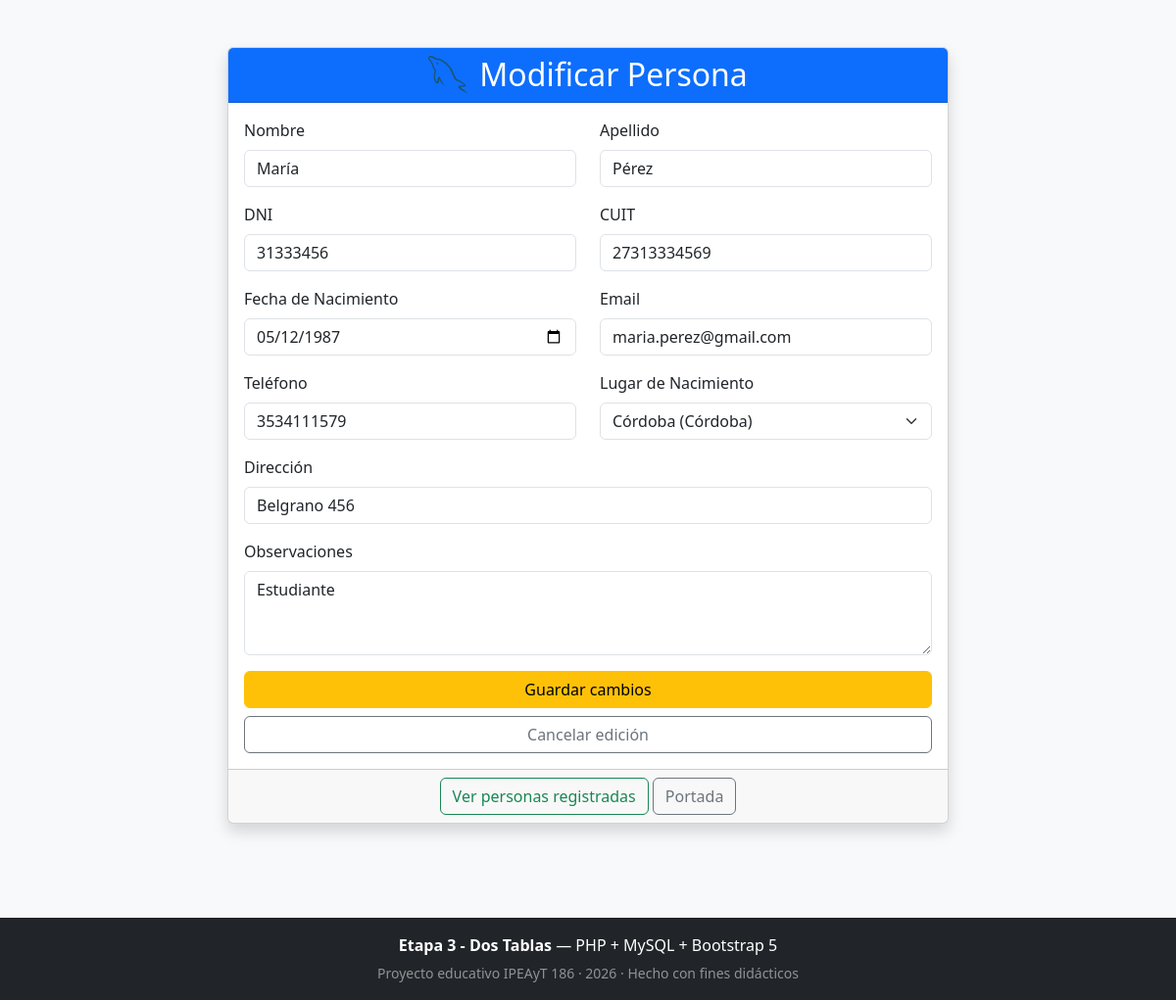
The page /src/persona/editPersona.php?id=2 on the database its author committed.
### tables this page shows
CREATE TABLE IF NOT EXISTS personas (
    id INT AUTO_INCREMENT PRIMARY KEY,
    nombre VARCHAR(100) NOT NULL,
    apellido VARCHAR(100) NOT NULL,
    dni VARCHAR(20) NOT NULL,
    cuit VARCHAR(20) NOT NULL,
    fecha_nacimiento DATE NOT NULL,
    email VARCHAR(150) NOT NULL,
    telefono VARCHAR(30) NOT NULL,
    direccion VARCHAR(200) NOT NULL,

     
     
     
     
    ciudad_id INT,

     
     

    observaciones TEXT,

     
     
     
    FOREIGN KEY (ciudad_id) REFERENCES ciudades(id)
);

CREATE TABLE IF NOT EXISTS ciudades (
     
    id INT AUTO_INCREMENT PRIMARY KEY,

     
    nombre VARCHAR(100) NOT NULL,
    provincia VARCHAR(100) NOT NULL,

     
     
    latitud DECIMAL(9,6),

     
     
    longitud DECIMAL(10,6),

     
    codigo_postal VARCHAR(10),

     
    descripcion TEXT,

     
    fecha_fundacion DATE
);

### lib/bd/gestionBaseDatos.php (called while the page is built, shortened)
<?php
function obtenerPersonaPorId($conexion, $id) {
    $sql = "SELECT p.*, c.nombre AS ciudad_nombre FROM personas p LEFT JOIN ciudades c ON p.ciudad_id = c.id WHERE p.id = ?";
    $stmt = $conexion->prepare($sql);
    $stmt->execute([$id]);
    return $stmt->fetch(PDO::FETCH_ASSOC);
}
function obtenerTodasLasCiudades($conexion, $busqueda = '') {
    $sql = "SELECT * FROM ciudades";
    $parametros = [];
    $sql .= " ORDER BY nombre ASC";
    $stmt = $conexion->prepare($sql);
    $stmt->execute($parametros);
    return $stmt->fetchAll(PDO::FETCH_ASSOC);
}

### src/persona/editPersona.php (the view, shortened to what this page needs)
<?php
require_once '../../lib/bd/gestionBaseDatos.php';
require_once '../../lib/html/funcionesHTML.php';
$conexion = obtenerConexion();
$ciudades = obtenerTodasLasCiudades($conexion);
$persona = null;
$esEdicion = false;
if (isset($_GET['id'])) {
    $id = (int) $_GET['id'];
    $persona = obtenerPersonaPorId($conexion, $id);
    if ($persona) {
        $esEdicion = true;
    }
}
?>
<!DOCTYPE html>
<html lang="es">
<head>
    <link href="https://cdn.jsdelivr.net/npm/bootstrap@5.3.3/dist/css/bootstrap.min.css" rel="stylesheet">
</head>
<body class="bg-light">
    <div class="container py-5">
        <div class="row justify-content-center">
            <div class="col-md-8">
                <div class="card shadow">
                    <div class="card-header bg-primary text-white text-center">
                        <img src="../../img/mysql.png" alt="Logo MySQL" width="40" class="me-2">
                        <h2 class="d-inline align-middle"><?php echo $esEdicion ? 'Modificar Persona' : 'Nueva Persona'; ?></h2>
                    </div>
                    <div class="card-body">
                        <?php if (isset($_GET['id']) && !$esEdicion): ?>
                            <div class="alert alert-danger">La persona no existe o el ID es inválido.</div>
                            <a href="viewPersona.php" class="btn btn-primary w-100">Volver al listado</a>
                        <?php else: ?>
                        <form action="gestionPersona.php" method="POST">
                            <div class="row">
                                <div class="col-md-6 mb-3">
                                    <label for="nombre" class="form-label">Nombre</label>
                                    <input type="text" class="form-control" id="nombre" name="nombre" required
                                           value="<?php echo $esEdicion ? htmlspecialchars($persona['nombre']) : ''; ?>">
                                </div>
                                <div class="col-md-6 mb-3">
                                    <label for="apellido" class="form-label">Apellido</label>
                                    <input type="text" class="form-control" id="apellido" name="apellido" required
                                           value="<?php echo $esEdicion ? htmlspecialchars($persona['apellido']) : ''; ?>">
                                </div>
                            </div>
                            <div class="row">
                                <div class="col-md-6 mb-3">
                                    <label for="dni" class="form-label">DNI</label>
                                    <input type="text" class="form-control" id="dni" name="dni" required
                                           value="<?php echo $esEdicion ? htmlspecialchars($persona['dni']) : ''; ?>">
                                </div>
                                <div class="col-md-6 mb-3">
                                    <label for="cuit" class="form-label">CUIT</label>
                                    <input type="text" class="form-control" id="cuit" name="cuit" required
                                           value="<?php echo $esEdicion ? htmlspecialchars($persona['cuit']) : ''; ?>">
                                </div>
                            </div>
                            <div class="row">
                                <div class="col-md-6 mb-3">
                                    <label for="fecha_nacimiento" class="form-label">Fecha de Nacimiento</label>
                                    <input type="date" class="form-control" id="fecha_nacimiento" name="fecha_nacimiento" required
                                           value="<?php echo $esEdicion ? htmlspecialchars($persona['fecha_nacimiento']) : ''; ?>">
                                </div>
                                <div class="col-md-6 mb-3">
                                    <label for="email" class="form-label">Email</label>
                                    <input type="email" class="form-control" id="email" name="email" required
                                           value="<?php echo $esEdicion ? htmlspecialchars($persona['email']) : ''; ?>">
                                </div>
                            </div>
                            <div class="row">
                                <div class="col-md-6 mb-3">
                                    <label for="telefono" class="form-label">Teléfono</label>
                                    <input type="tel" class="form-control" id="telefono" name="telefono" required
                                           value="<?php echo $esEdicion ? htmlspecialchars($persona['telefono']) : ''; ?>">
                                </div>
                                <div class="col-md-6 mb-3">
                                    <label for="ciudad_id" class="form-label">Lugar de Nacimiento</label>
                                    <select class="form-select" id="ciudad_id" name="ciudad_id" required>
                                        <?php foreach ($ciudades as $ciudad): ?>
                                            <option value="<?php echo $ciudad['id']; ?>"
                                                <?php echo ($esEdicion && $persona['ciudad_id'] == $ciudad['id']) ? 'selected' : ''; ?>>
                                                <?php echo htmlspecialchars($ciudad['nombre']); ?>
                                                (<?php echo htmlspecialchars($ciudad['provincia']); ?>)
                                            </option>
                                        <?php endforeach; ?>
                                    </select>
                                </div>
                            </div>
                            <div class="mb-3">
                                <label for="direccion" class="form-label">Dirección</label>
                                <input type="text" class="form-control" id="direccion" name="direccion" required
                                       value="<?php echo $esEdicion ? htmlspecialchars($persona['direccion']) : ''; ?>">
                            </div>
                            <div class="mb-3">
                                <label for="observaciones" class="form-label">Observaciones</label>
                                <textarea class="form-control" id="observaciones" name="observaciones" rows="3"><?php echo $esEdicion ? htmlspecialchars($persona['observaciones']) : ''; ?></textarea>
                            </div>
                            <div class="d-grid">
                                <button type="submit" class="btn <?php echo $esEdicion ? 'btn-warning' : 'btn-primary'; ?>">
                                    <?php echo $esEdicion ? 'Guardar cambios' : 'Crear persona'; ?>
                                </button>
                            </div>
                            <?php if ($esEdicion): ?>
                            <div class="d-grid mt-2">
                                <a href="editPersona.php" class="btn btn-outline-secondary">Cancelar edición</a>
                            </div>
                            <?php endif; ?>
                        </form>
                        <?php endif; ?>
                    </div>
                    <div class="card-footer text-center">
                        <a href="viewPersona.php" class="btn btn-outline-success">Ver personas registradas</a>
                        <a href="../../index.php" class="btn btn-outline-secondary">Portada</a>
                    </div>
                </div>
            </div>
        </div>
    </div>
</body>
</html>

### rows shown on the page
personas: nombre "María", apellido "Pérez", dni "31333456", cuit "27313334569", fecha_nacimiento "05/12/1987", email "maria.perez@gmail.com", telefono "3534111579", ciudad_id "Córdoba (Córdoba)", direccion "Belgrano 456", observaciones "Estudiante"
